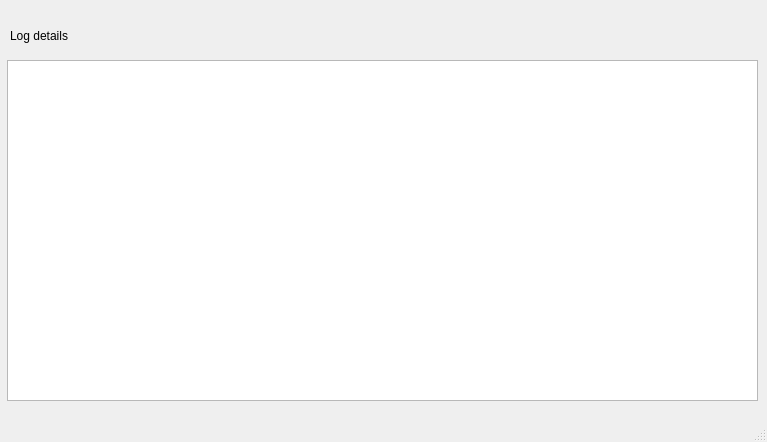
<?xml version="1.0" encoding="UTF-8"?>
<ui version="4.0">
 <class>LogViewWindow</class>
 <widget class="QMainWindow" name="LogViewWindow">
  <property name="geometry">
   <rect>
    <x>0</x>
    <y>0</y>
    <width>767</width>
    <height>442</height>
   </rect>
  </property>
  <property name="windowTitle">
   <string>Log view</string>
  </property>
  <widget class="QWidget" name="centralwidget">
   <widget class="QTextEdit" name="text_log">
    <property name="geometry">
     <rect>
      <x>7</x>
      <y>60</y>
      <width>751</width>
      <height>341</height>
     </rect>
    </property>
   </widget>
   <widget class="QLabel" name="label_log">
    <property name="geometry">
     <rect>
      <x>10</x>
      <y>20</y>
      <width>391</width>
      <height>31</height>
     </rect>
    </property>
    <property name="text">
     <string>Log details</string>
    </property>
   </widget>
  </widget>
  <widget class="QStatusBar" name="statusbar"/>
 </widget>
 <resources/>
 <connections/>
</ui>
